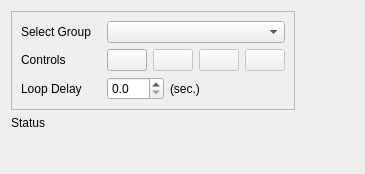
<?xml version="1.0" encoding="UTF-8"?>
<ui version="4.0">
 <class>LoopVisibleLayersWidget</class>
 <widget class="QWidget" name="LoopVisibleLayersWidget">
  <property name="geometry">
   <rect>
    <x>0</x>
    <y>0</y>
    <width>365</width>
    <height>174</height>
   </rect>
  </property>
  <property name="sizePolicy">
   <sizepolicy hsizetype="Preferred" vsizetype="Preferred">
    <horstretch>0</horstretch>
    <verstretch>0</verstretch>
   </sizepolicy>
  </property>
  <property name="windowTitle">
   <string>Form</string>
  </property>
  <layout class="QGridLayout" name="gridLayout">
   <item row="0" column="0">
    <widget class="QFrame" name="frame">
     <property name="sizePolicy">
      <sizepolicy hsizetype="Fixed" vsizetype="Fixed">
       <horstretch>0</horstretch>
       <verstretch>0</verstretch>
      </sizepolicy>
     </property>
     <property name="frameShape">
      <enum>QFrame::StyledPanel</enum>
     </property>
     <layout class="QGridLayout" name="gridLayout_2">
      <item row="2" column="2">
       <layout class="QHBoxLayout" name="horizontalLayout_2">
        <item>
         <widget class="QDoubleSpinBox" name="spinDelay">
          <property name="sizePolicy">
           <sizepolicy hsizetype="Minimum" vsizetype="Fixed">
            <horstretch>0</horstretch>
            <verstretch>0</verstretch>
           </sizepolicy>
          </property>
          <property name="decimals">
           <number>1</number>
          </property>
          <property name="minimum">
           <double>0.000000000000000</double>
          </property>
          <property name="maximum">
           <double>999.000000000000000</double>
          </property>
         </widget>
        </item>
        <item>
         <widget class="QLabel" name="label_4">
          <property name="text">
           <string>(sec.)</string>
          </property>
         </widget>
        </item>
        <item>
         <spacer name="horizontalSpacer">
          <property name="orientation">
           <enum>Qt::Horizontal</enum>
          </property>
          <property name="sizeHint" stdset="0">
           <size>
            <width>40</width>
            <height>20</height>
           </size>
          </property>
         </spacer>
        </item>
       </layout>
      </item>
      <item row="1" column="2">
       <layout class="QHBoxLayout" name="horizontalLayout">
        <item>
         <widget class="QPushButton" name="btnStart">
          <property name="toolTip">
           <string>Start / Pause</string>
          </property>
          <property name="text">
           <string/>
          </property>
          <property name="icon">
           <iconset resource="resources.qrc">
            <normaloff>:/plugins/loopvisiblelayers/icons/control_play.png</normaloff>:/plugins/loopvisiblelayers/icons/control_play.png</iconset>
          </property>
         </widget>
        </item>
        <item>
         <widget class="QPushButton" name="btnStop">
          <property name="enabled">
           <bool>false</bool>
          </property>
          <property name="toolTip">
           <string>Stop</string>
          </property>
          <property name="text">
           <string/>
          </property>
          <property name="icon">
           <iconset resource="resources.qrc">
            <normaloff>:/plugins/loopvisiblelayers/icons/control_stop.png</normaloff>:/plugins/loopvisiblelayers/icons/control_stop.png</iconset>
          </property>
         </widget>
        </item>
        <item>
         <widget class="QPushButton" name="btnBack">
          <property name="enabled">
           <bool>false</bool>
          </property>
          <property name="toolTip">
           <string>Back</string>
          </property>
          <property name="text">
           <string/>
          </property>
          <property name="icon">
           <iconset resource="resources.qrc">
            <normaloff>:/plugins/loopvisiblelayers/icons/control_rewind.png</normaloff>:/plugins/loopvisiblelayers/icons/control_rewind.png</iconset>
          </property>
         </widget>
        </item>
        <item>
         <widget class="QPushButton" name="btnForward">
          <property name="enabled">
           <bool>false</bool>
          </property>
          <property name="toolTip">
           <string>Forward</string>
          </property>
          <property name="text">
           <string/>
          </property>
          <property name="icon">
           <iconset resource="resources.qrc">
            <normaloff>:/plugins/loopvisiblelayers/icons/control_fastforward.png</normaloff>:/plugins/loopvisiblelayers/icons/control_fastforward.png</iconset>
          </property>
         </widget>
        </item>
       </layout>
      </item>
      <item row="2" column="0">
       <widget class="QLabel" name="label_2">
        <property name="text">
         <string>Loop Delay</string>
        </property>
       </widget>
      </item>
      <item row="0" column="0">
       <widget class="QLabel" name="label">
        <property name="text">
         <string>Select Group</string>
        </property>
       </widget>
      </item>
      <item row="0" column="2">
       <widget class="QComboBox" name="cbxGroup"/>
      </item>
      <item row="0" column="1">
       <spacer name="horizontalSpacer_3">
        <property name="orientation">
         <enum>Qt::Horizontal</enum>
        </property>
        <property name="sizeType">
         <enum>QSizePolicy::Fixed</enum>
        </property>
        <property name="sizeHint" stdset="0">
         <size>
          <width>10</width>
          <height>20</height>
         </size>
        </property>
       </spacer>
      </item>
      <item row="1" column="0">
       <widget class="QLabel" name="label_3">
        <property name="text">
         <string>Controls</string>
        </property>
       </widget>
      </item>
     </layout>
    </widget>
   </item>
   <item row="0" column="1">
    <spacer name="horizontalSpacer_2">
     <property name="orientation">
      <enum>Qt::Horizontal</enum>
     </property>
     <property name="sizeHint" stdset="0">
      <size>
       <width>40</width>
       <height>20</height>
      </size>
     </property>
    </spacer>
   </item>
   <item row="1" column="0">
    <widget class="QLabel" name="lblStatus">
     <property name="enabled">
      <bool>true</bool>
     </property>
     <property name="text">
      <string>Status</string>
     </property>
    </widget>
   </item>
   <item row="2" column="0">
    <spacer name="verticalSpacer">
     <property name="orientation">
      <enum>Qt::Vertical</enum>
     </property>
     <property name="sizeHint" stdset="0">
      <size>
       <width>20</width>
       <height>40</height>
      </size>
     </property>
    </spacer>
   </item>
  </layout>
 </widget>
 <resources>
  <include location="resources.qrc"/>
 </resources>
 <connections/>
</ui>
